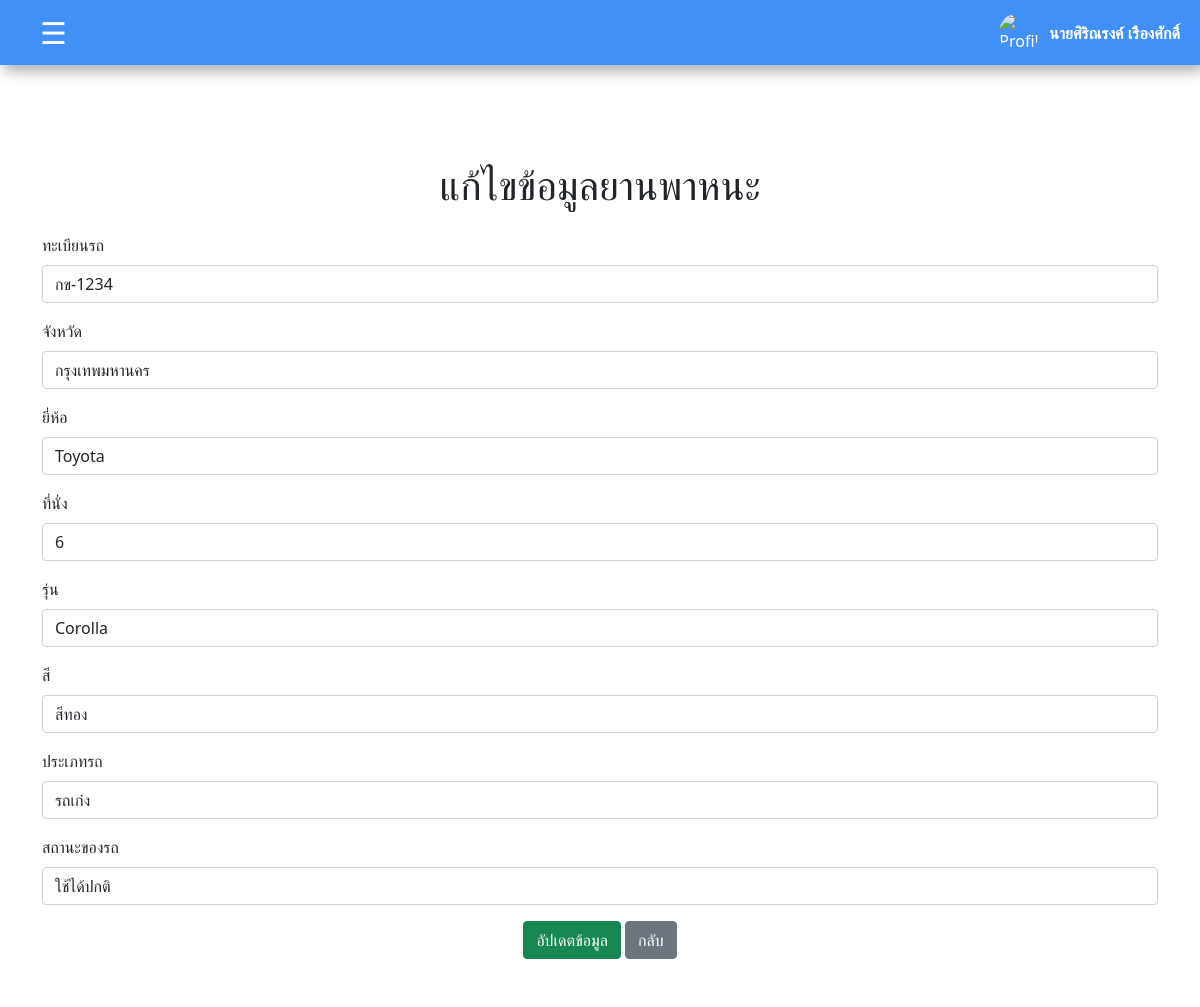
Screenshot of /admin/edit_car.php?car_id=1 (signed in) with the database file from the repository.
### tables this page shows
CREATE TABLE `cars` (
  `car_id` int(11) NOT NULL,
  `plate_number` varchar(15) NOT NULL,
  `brand` varchar(50) NOT NULL,
  `model` varchar(50) DEFAULT NULL,
  `car_type` varchar(30) NOT NULL,
  `province` varchar(50) NOT NULL,
  `color` varchar(20) NOT NULL,
  `seats` int(11) NOT NULL,
  `status` enum('ใช้ได้ปกติ','ยกเลิกการใช้งาน','บำรุงรักษา') DEFAULT 'ใช้ได้ปกติ',
  `create_date` timestamp NOT NULL DEFAULT current_timestamp(),
  `update_date` timestamp NOT NULL DEFAULT current_timestamp() ON UPDATE current_timestamp()
);

### admin/edit_car.php (the view, shortened to what this page needs)
<?php
require("headadmin.php");
if (isset($_GET['car_id'])) {
    $car_id = $_GET['car_id'];
    $sql = "SELECT * FROM cars WHERE car_id = '$car_id'";
    $result = mysqli_query($connect, $sql);
    if (mysqli_num_rows($result) == 1) {
        $row = mysqli_fetch_assoc($result);
    } else {
        echo "<script>alert('ไม่พบข้อมูลยานพาหนะ'); window.location.href='manage_car.php';</script>";
        exit();
    }
} else {
    echo "<script>alert('ไม่พบข้อมูลที่ต้องการแก้ไข'); window.location.href='manage_car.php';</script>";
    exit();
}
?>
<!DOCTYPE html>
<html lang="th">
<head>
    <link rel="stylesheet" href="../css/bootstrap.css">
</head>
<body>
    <div class="container py-5 mt-5" style="background-color: white;">
        <h1 class="text-center mb-4">แก้ไขข้อมูลยานพาหนะ</h1>
        <form action="edit_car.php?car_id=<?php echo $car_id; ?>" method="POST">
            <div class="mb-3">
                <label for="licensePlate" class="form-label">ทะเบียนรถ</label>
                <input type="text" class="form-control" id="licensePlate" name="licensePlate" value="<?php echo $row['plate_number']; ?>" required>
            </div>
            <div class="mb-3">
                <label for="province" class="form-label">จังหวัด</label>
                <input type="text" class="form-control" id="province" name="province" value="<?php echo $row['province']; ?>" required>
            </div>
            <div class="mb-3">
                <label for="brand" class="form-label">ยี่ห้อ</label>
                <input type="text" class="form-control" id="brand" name="brand" value="<?php echo $row['brand']; ?>" required>
            </div>
            <div class="mb-3">
                <label for="seats" class="form-label">ที่นั่ง</label>
                <input type="number" class="form-control" id="seats" name="seats" value="<?php echo $row['seats']; ?>" required>
            </div>
            <div class="mb-3">
                <label for="model" class="form-label">รุ่น</label>
                <input type="text" class="form-control" id="model" name="model" value="<?php echo $row['model']; ?>" required>
            </div>
            <div class="mb-3">
                <label for="color" class="form-label">สี</label>
                <input type="text" class="form-control" id="color" name="color" value="<?php echo $row['color']; ?>" required>
            </div>
            <div class="mb-3">
                <label for="car_type" class="form-label">ประเภทรถ</label>
                <input type="text" class="form-control" id="car_type" name="car_type" value="<?php echo $row['car_type']; ?>" required>
            </div>
            <div class="mb-3">
                <label for="status" class="form-label">สถานะของรถ</label>
                <select class="form-control" id="status" name="status" required>
                    <option value="ใช้ได้ปกติ" <?php echo ($row['status'] == 'ใช้ได้ปกติ') ? 'selected' : ''; ?>>ใช้ได้ปกติ</option>
                </select>
            </div>
            <div class="text-center">
                <button type="submit" class="btn btn-success">อัปเดตข้อมูล</button>
                <a href="manage_car.php" class="btn btn-secondary">กลับ</a>
            </div>
        </form>
    </div>
</body>
</html>

### admin/headadmin.php (style rules this page uses)
body { font-family: Arial, sans-serif; margin: 0; padding: 0; background-color: #f5f5f5; }

### rows the page displays
cars: licensePlate "กข-1234", province "กรุงเทพมหานคร", brand "Toyota", seats "6", model "Corolla", color "สีทอง", car_type "รถเก๋ง", status "ใช้ได้ปกติ"

### other values shown
$_SESSION['fullname'] "นายศิริณรงค์ เรืองศักดิ์"
